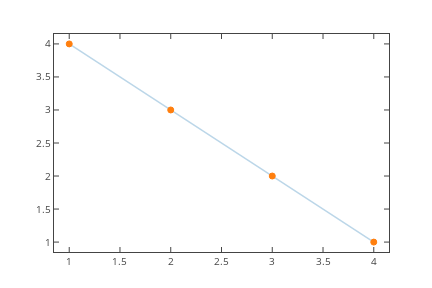

The notebook cell this image was saved under:
### Code cell
x=[1, 2, 3, 4]
y=[4, 3, 2, 1]
fig=plt.figure()
plt.plot(x,y,alpha=0.3)
plt.plot(x,y,'o')
plotly.offline.iplot_mpl(fig)

### Figure 1 — Plotly figure (JSON) as saved in the notebook; plotly's stock layout.template omitted (floating-point values rounded to 4 significant figures)
{"data": [{"line": {"color": "rgba (31, 119, 180, 0.3)", "dash": "solid", "width": 1.5}, "mode": "lines", "name": "_line0", "type": "scatter", "uid": "4d86e020-d9a3-11e8-8578-d46a6a115079", "x": [1, 2, 3, 4], "xaxis": "x", "y": [4, 3, 2, 1], "yaxis": "y"}, {"marker": {"color": "#FF7F0E", "line": {"color": "#FF7F0E", "width": 1}, "opacity": 1, "size": 6, "symbol": "circle"}, "mode": "markers", "name": "_line1", "type": "scatter", "uid": "4d86e021-d9a3-11e8-8578-d46a6a115079", "x": [1, 2, 3, 4], "xaxis": "x", "y": [4, 3, 2, 1], "yaxis": "y"}], "layout": {"autosize": false, "height": 288, "hovermode": "closest", "margin": {"b": 36, "l": 54, "pad": 0, "r": 43, "t": 34}, "showlegend": false, "width": 432, "xaxis": {"anchor": "y", "domain": [0, 1], "mirror": "ticks", "nticks": 9, "range": [0.85, 4.15], "showgrid": false, "showline": true, "side": "bottom", "tickfont": {"size": 10}, "ticks": "inside", "type": "linear", "zeroline": false}, "yaxis": {"anchor": "x", "domain": [0, 1], "mirror": "ticks", "nticks": 9, "range": [0.85, 4.15], "showgrid": false, "showline": true, "side": "left", "tickfont": {"size": 10}, "ticks": "inside", "type": "linear", "zeroline": false}}}
